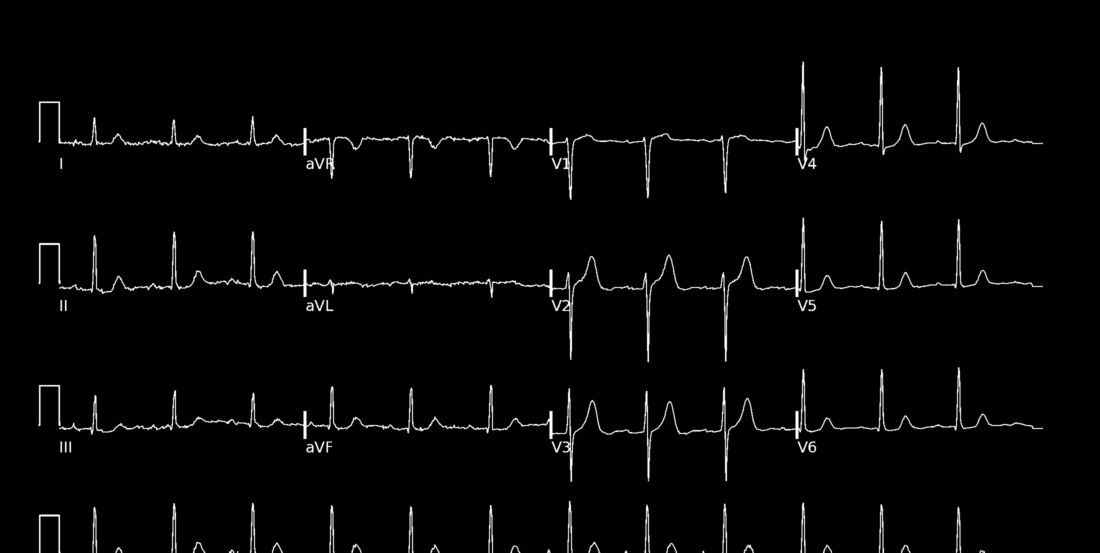
#> input picture test-0000_binary.png, 2200 x 1105 px, given in place of test-0002.png, which was not available (shown at 1/2 size)
$ python main.py
#> lines starting #> are read from the running program, lines starting #| are printed output that depends on the picture; after the words box and inside, x2 and y2 are one past the last pixel; in counts of white or black regions, pixels touching at a corner belong together; pictures that were not available may be replaced by others from this repository, and a replacement may not be noted
import cv2
import sys
import numpy as np

def mostrar_imagen(imagen, titulo,scale = 0.5):
    img_scaled = cv2.resize(imagen, None, fx=scale,fy=scale)
    cv2.imshow(titulo, img_scaled)

image_path = "./test_images/test-0002.png"
scale_by = 0.5

img = cv2.imread(image_path)
#> img is the input picture: shape (1105, 2200, 3); min 0, max 255, mean 5.3

if img is None:
    sys.exit(1)

hsv_img = cv2.cvtColor(img, cv2.COLOR_BGR2HSV)
#> hsv_img: shape (1105, 2200, 3); mean H, S, V 0, 0, 5.3

lower = np.array([0, 0, 0])
upper = np.array([180, 255, 150])
mask = cv2.inRange(hsv_img, lower, upper)  # Se genera la imagen binaria en blanco y negro
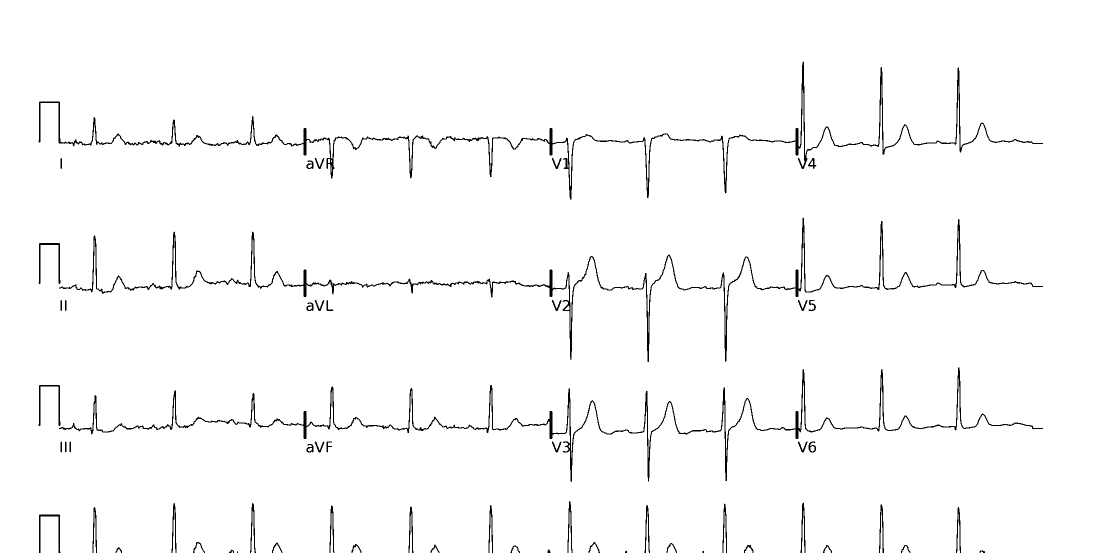
#> mask: shape (1105, 2200) (shown at 1/2 size); 98% white; 57 black regions (3 under 20 px), largest, box (x1, y1, x2, y2) and area: (77, 123, 2086, 399) 13227, (118, 435, 2086, 724) 13054, (118, 735, 2086, 964) 12873
mask_norm = mask.astype(np.float32) / 255.0 #normalizar los datos para tener [0-1] en sus valores
mostrar_imagen(mask, "Imagen original binaria")
#> in mostrar_imagen, `img_scaled = cv2.resize(imagen, None, fx=scale,fy=scale)`:
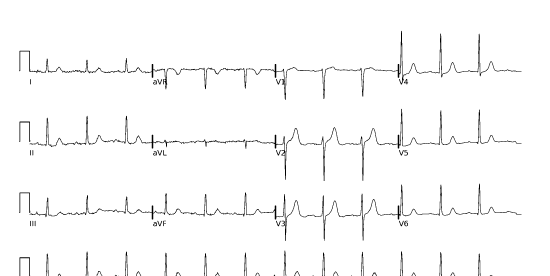
#> img_scaled: shape (552, 1100) (shown at 1/2 size); min 0, max 255, mean 249.8

# [13 lines of commented-out code are left out]

mask_lines = np.zeros(mask.shape, dtype=np.uint8)
test = cv2.Canny(mask, 900, 950)
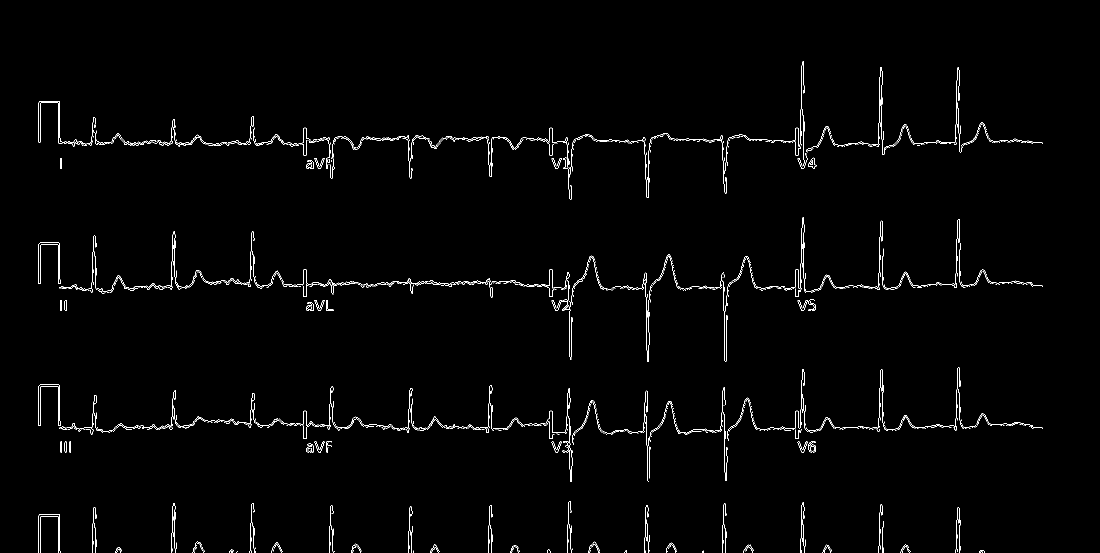
#> test: shape (1105, 2200) (shown at 1/2 size); 1.2% white in thin lines or dots, all inside (x1, y1, x2, y2) = (76, 123, 2086, 1105)
lines = cv2.HoughLinesP(test, 0.5, np.pi/180, threshold=15, minLineLength=50, maxLineGap=20)
#> lines = 242 rows, first 6: [758, 566, 1040, 566], [116, 1104, 116, 1028], [77, 1104, 77, 1031], [606, 567, 675, 567], [1607, 1091, 1607, 1005], [606, 278, 698, 278]
tolerancia = 2
if lines is not None:
    for line in lines:
        x1, y1, x2, y2 = line[0]

        # Calcular el ángulo en grados
        angle = np.abs(np.arctan2(y2 - y1, x2 - x1) * 180.0 / np.pi)

        # Filtro:
        es_horizontal = (angle < tolerancia) or (angle > 180 - tolerancia)
        es_vertical = (abs(angle - 90) < tolerancia)

        if es_horizontal or es_vertical:
            cv2.line(mask_lines, (x1, y1), (x2, y2), 255, 2)
#> this loop made 242 passes
#> (x1, y1, x2, y2, angle, es_horizontal, es_vertical) on passes 1 to 3: (758, 566, 1040, 566, 0, True, False), (116, 1104, 116, 1028, 90, False, True), (77, 1104, 77, 1031, 90, False, True)
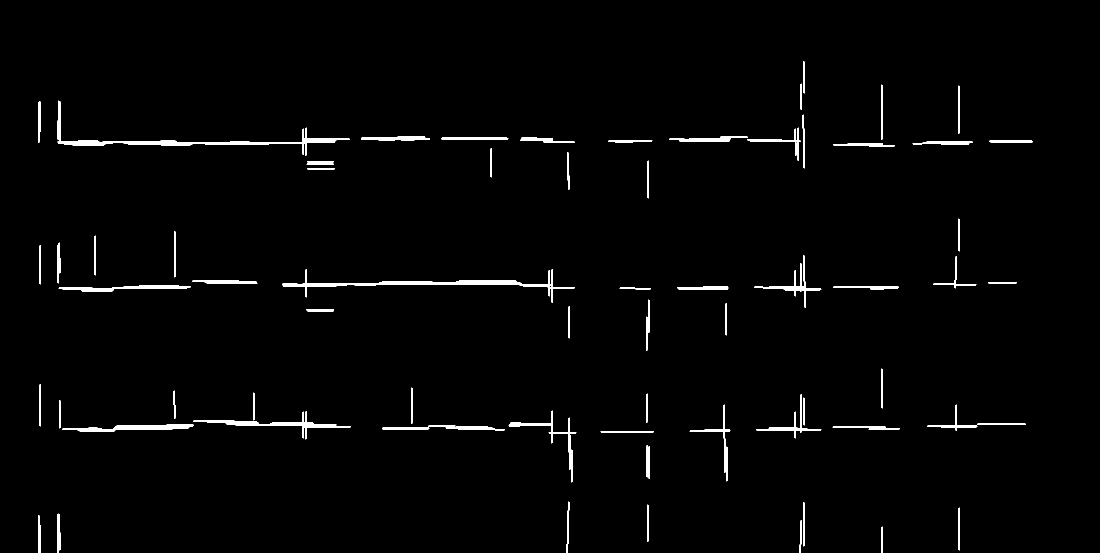
#> mask_lines: shape (1105, 2200) (shown at 1/2 size); 1.6% white; 73 white regions, largest, box (x1, y1, x2, y2) and area: (115, 201, 700, 312) 4343, (564, 538, 1150, 606) 4016, (386, 822, 702, 879) 2236

        # cv2.line(mask_lines, (x1, y1), (x2, y2), 255, 2)

mostrar_imagen(mask_lines, "Lineas Hough")
#> call 2 of mostrar_imagen, with titulo = 'Lineas Hough', scale = 0.5
#> in mostrar_imagen (call 2), `img_scaled = cv2.resize(imagen, None, fx=scale,fy=scale)`:
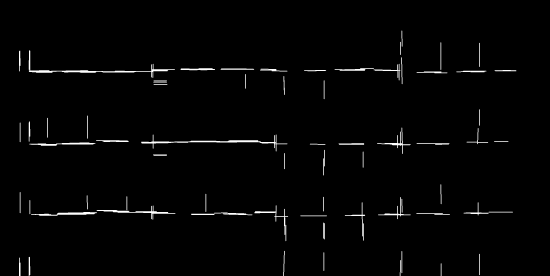
#> img_scaled: shape (552, 1100) (shown at 1/2 size); min 0, max 255, mean 4.1

## Limpieza de la imagen mediante umbralizacion de densidad
umbral_densidad = 0.17
window_size = 7

kernel = np.ones( (window_size, window_size), np.float32 )
mapa_densidad = cv2.filter2D(mask_norm, -1, kernel)

max_puntos = window_size * window_size
densidad_normalizada = mapa_densidad / max_puntos
clean_mask = np.where(densidad_normalizada >= umbral_densidad, 255, 0).astype(np.uint8)
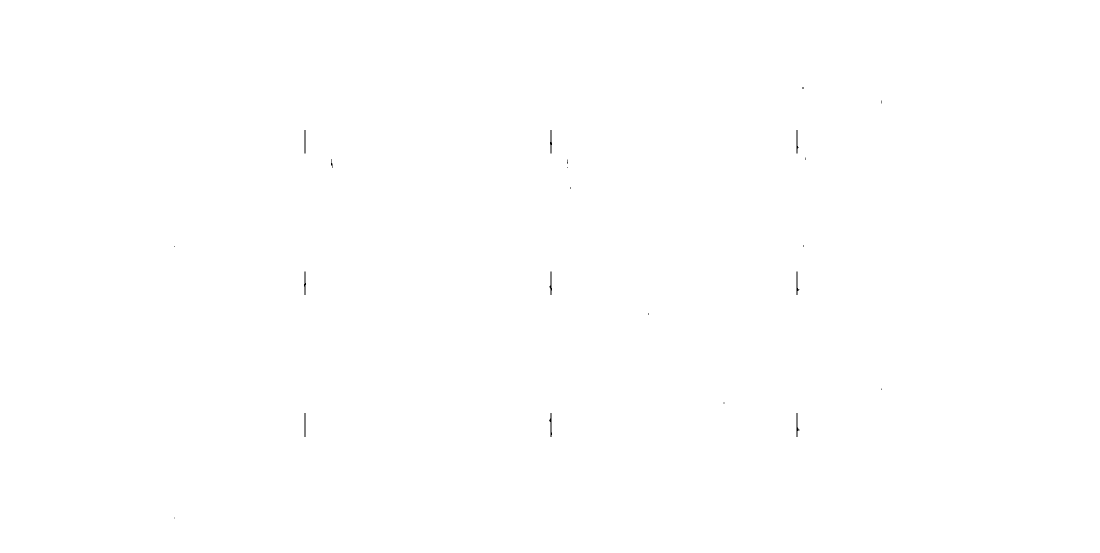
#> clean_mask: shape (1105, 2200) (shown at 1/2 size); 100% white; black in thin lines or dots, all inside (x1, y1, x2, y2) = (348, 174, 1764, 1037)
clean_mask = cv2.bitwise_and(mask, clean_mask)
#> clean_mask: shape (1105, 2200); 98% white; 57 black regions (3 under 20 px), largest, box (x1, y1, x2, y2) and area: (77, 123, 2086, 399) 13239, (118, 435, 2086, 724) 13065, (118, 735, 2086, 964) 12877
# mostrar_imagen(clean_mask, "Imagen binaria limpia")

cv2.waitKey(0)

cv2.imwrite(f"{image_path.split('/')[-1].split('.')[0]}_binary.png", clean_mask)

cv2.destroyAllWindows()

$ run again, on test-0012_binary.png
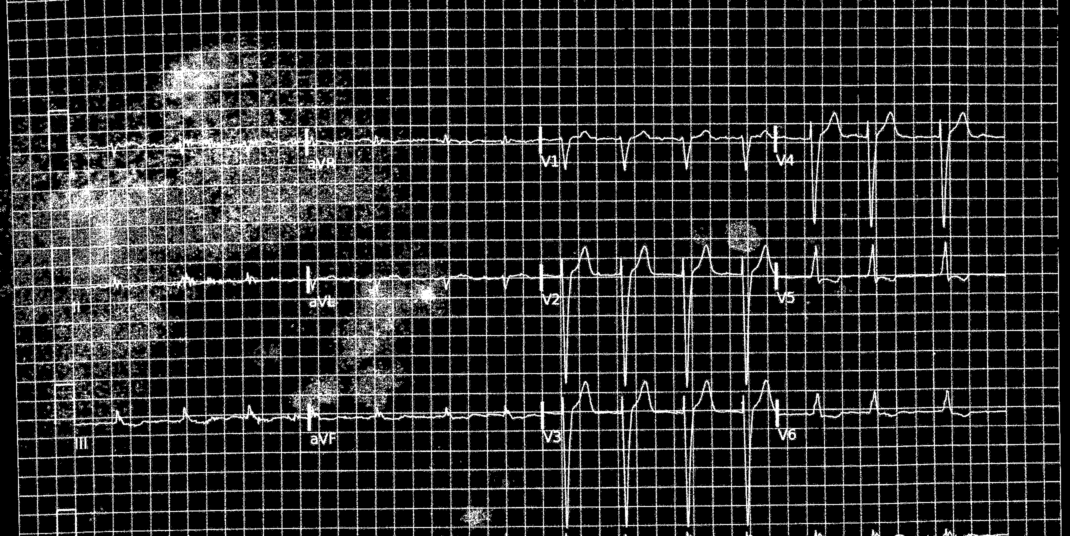
#> input picture test-0012_binary.png, 2140 x 1072 px, given in place of test-0002.png, which was not available (shown at 1/2 size)
#> img is the input picture: shape (1072, 2140, 3); min 0, max 255, mean 46.1
#> hsv_img: shape (1072, 2140, 3); mean H, S, V 0, 0, 46.1
#> `mask = cv2.inRange(hsv_img, lower, upper)`:
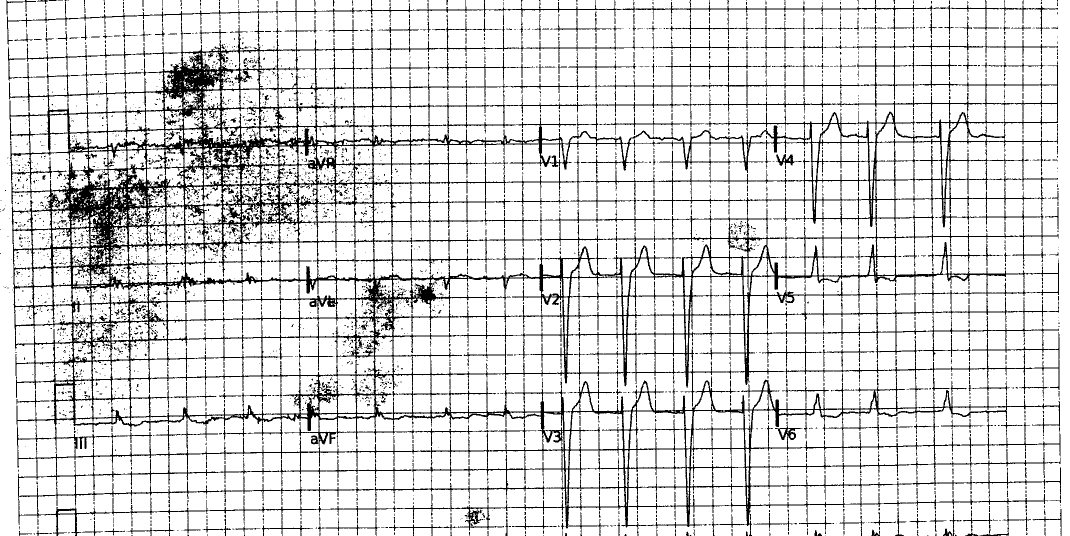
#> mask: shape (1072, 2140) (shown at 1/2 size); 85.8% white; 3689 black regions (3264 under 20 px), largest, box (x1, y1, x2, y2) and area: (16, 28, 2122, 1072) 274399, (14, 0, 2116, 89) 8084, (1926, 1011, 2062, 1072) 661
#> test: shape (1072, 2140); 8.7% white in thin lines or dots
#> lines = 2665 rows, first 6: [1102, 550, 1156, 550], [1752, 267, 1752, 8], [1341, 55, 1781, 55], [1709, 130, 1841, 130], [855, 95, 1078, 95], [366, 323, 687, 323]
#> the loop `for line in lines:` made 2665 passes
#> (x1, y1, x2, y2, angle, es_horizontal, es_vertical) on passes 1 to 3: (1102, 550, 1156, 550, 0, True, False), (1752, 267, 1752, 8, 90, False, True), (1341, 55, 1781, 55, 0, True, False)
#> `clean_mask = np.where(densidad_normalizada >= umbral_densidad, 255, 0)..`:
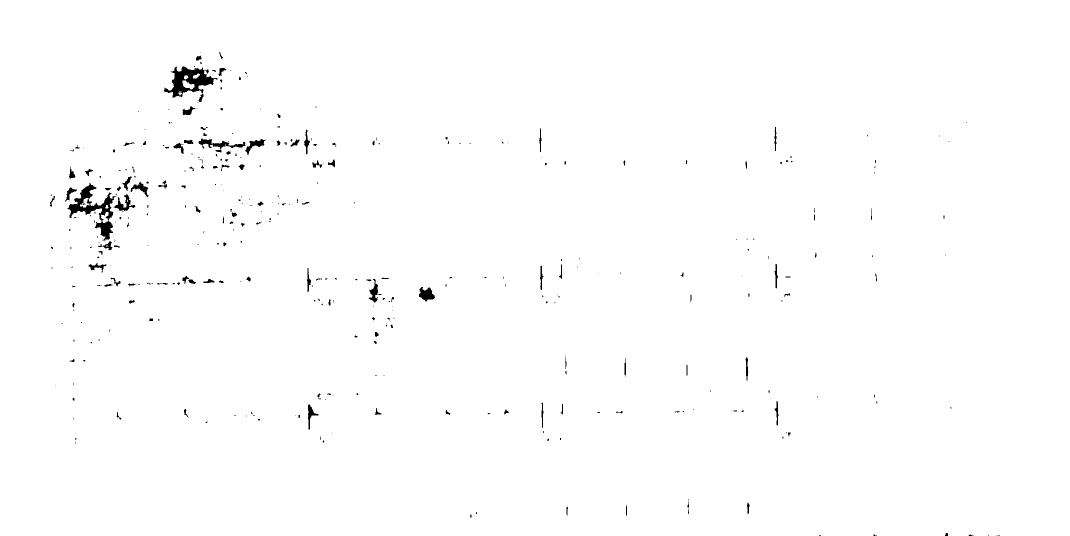
#> clean_mask: shape (1072, 2140) (shown at 1/2 size); 99.2% white; 381 black regions (262 under 20 px), largest, box (x1, y1, x2, y2) and area: (134, 366, 233, 481) 3145, (328, 133, 436, 204) 3014, (397, 277, 491, 305) 771

$ run again, on test-0021_binary.png
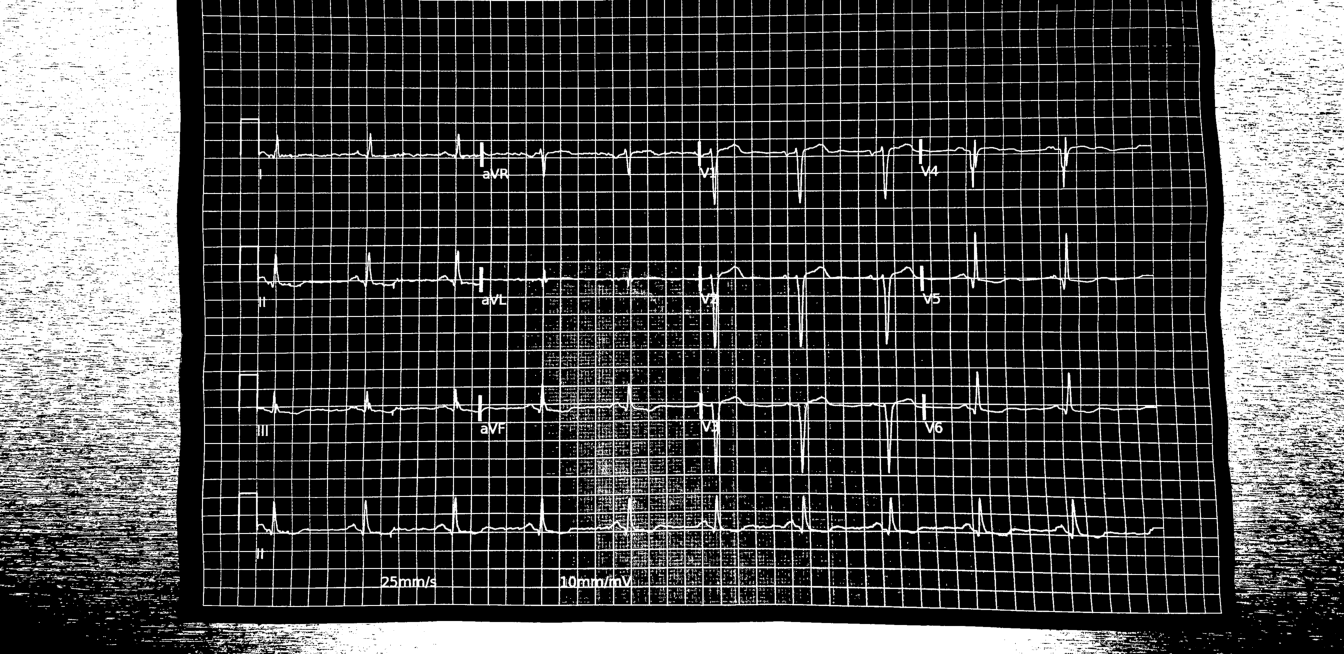
#> input picture test-0021_binary.png, 4032 x 1962 px, given in place of test-0002.png, which was not available (shown at 1/3 size)
#> img is the input picture: shape (1962, 4032, 3); min 0, max 255, mean 75.1
#> hsv_img: shape (1962, 4032, 3); mean H, S, V 0, 0, 75.1
#> `mask = cv2.inRange(hsv_img, lower, upper)`:
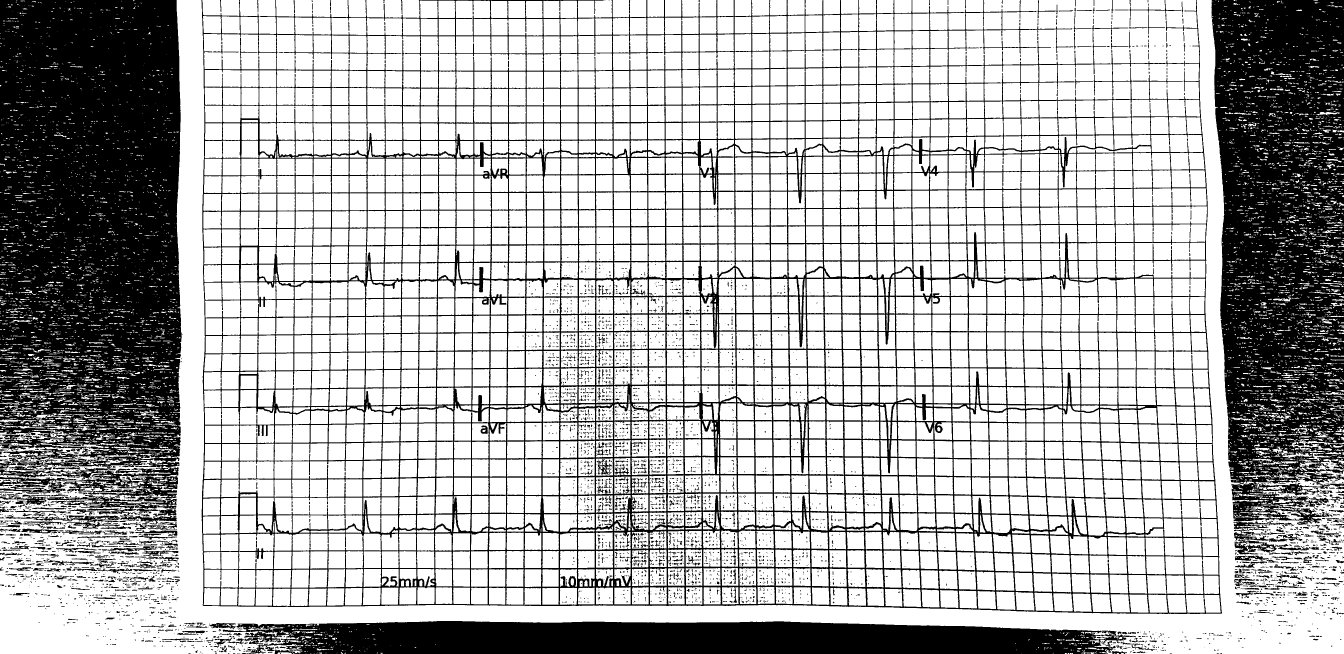
#> mask: shape (1962, 4032) (shown at 1/3 size); 70.9% white; 4799 black regions (3639 under 20 px), largest, box (x1, y1, x2, y2) and area: (604, 0, 3666, 1842) 755150, (0, 0, 548, 1543) 714316, (3634, 0, 4032, 1575) 485938
#> test: shape (1962, 4032); 7.4% white in thin lines or dots
#> the loop `for line in lines:` made 7368 passes
#> (x1, y1, x2, y2, angle, es_horizontal, es_vertical) on passes 1 to 3: (2315, 836, 2614, 836, 0, True, False), (2028, 1421, 2482, 1421, 0, True, False), (2314, 1213, 2425, 1213, 0, True, False)
#> `clean_mask = np.where(densidad_normalizada >= umbral_densidad, 255, 0)..`:
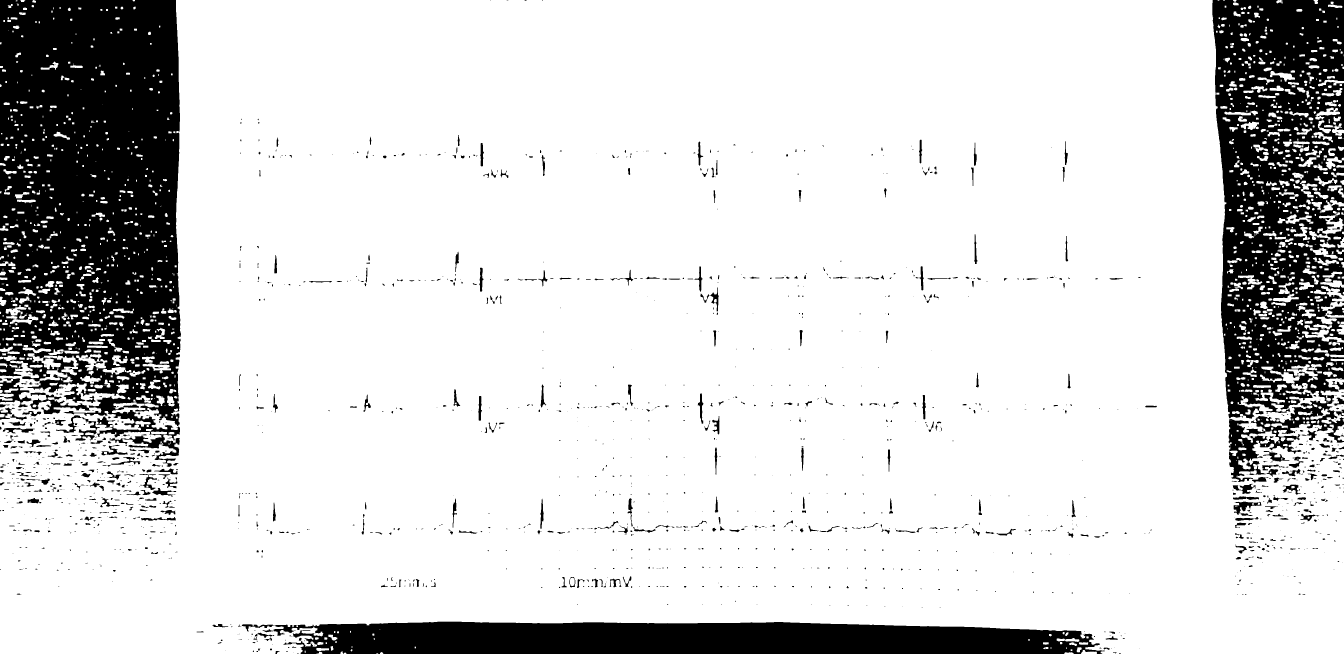
#> clean_mask: shape (1962, 4032) (shown at 1/3 size); 84.3% white; 1646 black regions (1033 under 20 px), largest, box (x1, y1, x2, y2) and area: (0, 0, 543, 1401) 579073, (3637, 0, 4032, 1446) 373291, (820, 1865, 3314, 1962) 206701
